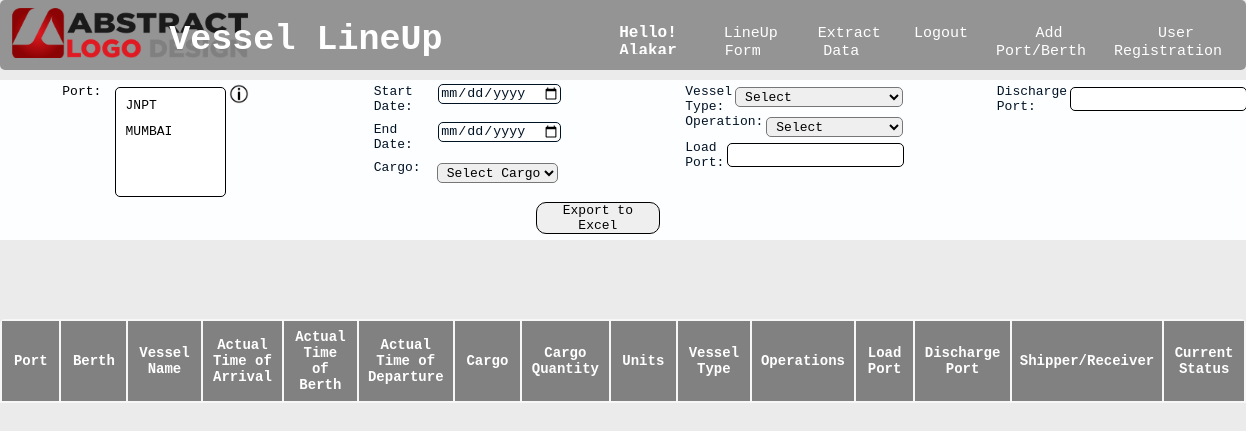
Page /ExtractData/ (signed in) on the earlier database version.
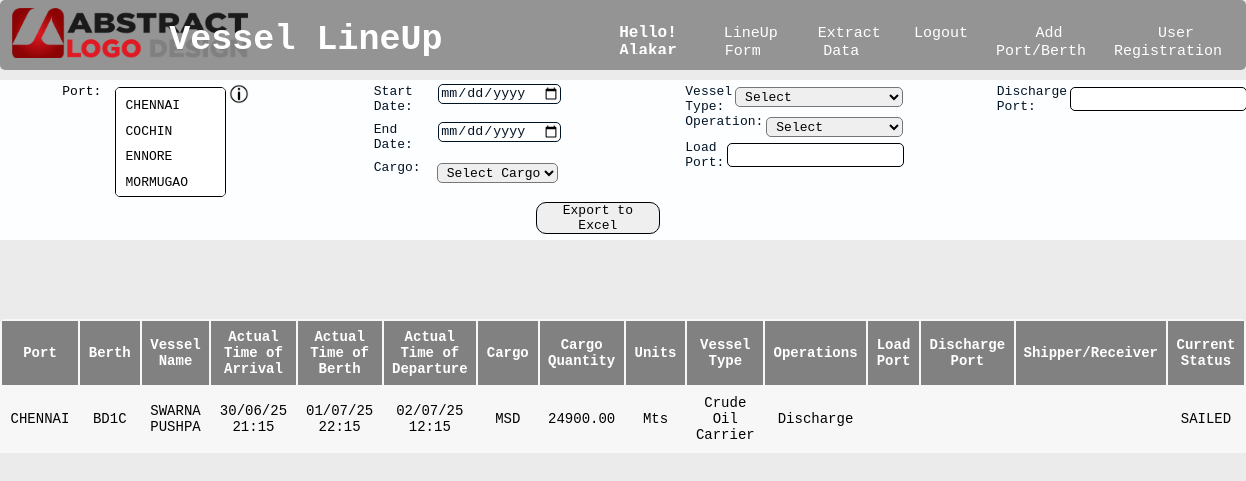
Same page on the later database version.
### App/models.py (models this page shows, shortened)
class CustomUser(AbstractUser):
    port = models.CharField(max_length=50, default="")
    country = models.CharField(max_length=50, default="")
    email = models.EmailField(unique=True, default="")
    CombinedField = models.CharField(max_length=90, default="")
    usertype = models.CharField(max_length=50, default="")

class SailedData(models.Model):
    LineUp_Date=models.CharField(max_length=20,default="")
    Port=models.CharField(max_length=20,default="")
    Berth=models.CharField(max_length=20,default="")
    IMO_No=models.CharField(max_length=20,default="")
    Slt=models.CharField(max_length=20,default="")
    Vessel=models.CharField(max_length=20,default="")
    LOA=models.DecimalField(max_digits=20,decimal_places=2)
    Beam=models.DecimalField(max_digits=20,decimal_places=2)
    Draft=models.DecimalField(max_digits=20,decimal_places=2)
    ETA_ATA_Date=models.DateField(null=True, blank=True)
    ETA_ATA_Time=models.TimeField(null=True, blank=True)
    ETB_ATB_Date=models.DateField(null=True, blank=True)
    ETB_ATB_Time=models.TimeField(null=True, blank=True)
    ETD_ATD_Date=models.DateField(null=True, blank=True)
    ETD_ATD_Time=models.TimeField(null=True, blank=True)
    Cargo1=models.CharField(max_length=20,default="")
    CargoQty1=models.DecimalField(max_digits=20,decimal_places=2)
    CargoUnits1=models.CharField(max_length=20,default="")
    Cargo2=models.CharField(max_length=20,default="")
    CargoQty2=models.DecimalField(max_digits=20,decimal_places=2)
    CargoUnits2=models.CharField(max_length=20,default="")
    Cargo3=models.CharField(max_length=20,default="")
    CargoQty3=models.DecimalField(max_digits=20,decimal_places=2)
    CargoUnits3=models.CharField(max_length=20,default="")
    VesselType=models.CharField(max_length=20,default="")
    Operations=models.CharField(max_length=20,default="")
    Shipper=models.CharField(max_length=20,default="")
    Receiver=models.CharField(max_length=20,default="")
    Principal=models.CharField(max_length=20,default="")
    Owner=models.CharField(max_length=20,default="")
    C_F=models.CharField(max_length=20,default="")
    LastPort=models.CharField(max_length=20,default="")
    NextPort=models.CharField(max_length=20,default="")
    LoadPort=models.CharField(max_length=20,default="")
    DischargePort=models.CharField(max_length=20,default="")
    ChartererAgent=models.CharField(max_length=20,default="")
    OwnersAgent=models.CharField(max_length=20,default="")
    CurrentStatus=models.CharField(max_length=20,default="")
    Remarks=models.CharField(max_length=200,default="")
    CreatedAt=models.DateTimeField(null=True, blank=True)
    UpdatedAt=models.DateTimeField(null=True, blank=True)

### App/views.py (the view)
@login_required
def ExtractData_pg(request):
    ports = Port_Berth_Form.objects.values_list('Port', flat=True).distinct().order_by('Port')
    cargos = SailedData.objects.values_list('Cargo1', flat=True).distinct().order_by('Cargo1')
    sailed_vessel = SailedData.objects.all().order_by('Port', '-ETD_ATD_Date')
    context = {
        'ports': ports,
        'cargos':cargos,
        'sailed_Vessel': sailed_vessel,
        'title':'Archived Sailed Vessels'
    }
    return render(request, 'Pages/extractData.html', context)

### App/templates/Pages/extractData.html (shortened to what this page needs)
{% extends 'Pages/base.html' %}
{% load static %}
{% block content %}
    <form method="get" onsubmit="return lineUpForm()">
        <div class="maincontainer2">
            <section class="container2">
                <div class="multiselect-container">
                    <label class="lable1" for="port">Port:</label>
                    <select id="port" class="fill" name="port" multiple required>
                        {% for port in ports %}
                            <option value="{{ port }}">{{ port }}</option>
                        {% endfor %}
                    </select>
                    <img class="info" src="{% static 'assets/Images/info icon.png' %}" alt="">
                </div>
            </section>
            <section class="container2">
                <div class="container1-2">
                    <label class="etadatel" for="startDate"> Start Date:</label>
                    <input class="etadatei1" type="date" name="startDate" id="startDate" >
                </div>
                <div class="container1-2">
                    <label class="etadatel" for="endDate"> End Date:</label>
                    <input class="etadatei1" type="date" name="endDatei" id="endDatei" >
                </div>
                <div class="flex2_div">
                    <label class="lable1" for="cargo">Cargo:</label>
                    <select id="cargo" name="cargo">
                        <option value="">Select Cargo</option>
                    </select>
                </div>
            </section>
            <section class="container2">
                <div class="flex2_div">
                    <label class="lable1" for="vesseltype">Vessel Type:</label>
                    <select name="vesseltype" id="vesseltype">
                        <option value="">Select</option>
                    </select>
                </div>
                <div class="flex2_div">
                    <label class="lable1" for="operation">Operation:</label>
                    <select name="operation" id="operation" >
                        <option value="">Select</option>
                    </select>
                </div>
                <div class="flex2_div">
                    <label class="lable1" for="loadport">Load Port:</label>
                    <input id="loadport" class="fill" name="loadport" >
                </div>
            </section>
            <section class="container2">
                <div class="flex2_div">
                    <label class="lable1" for="dischargeport">Discharge Port:</label>
                    <input id="dischargeport" class="fill" name="dischargeport" >
                </div>
            </section>
            <section class="container2">
                <button class="extbtn" id="exportBtn">Export to Excel</button>
            </section>
            <Section class="TableArea1">
                <table id="sailedList" class="TVP">
                    <thead class="tableheader">
                        <tr>
                            <th class="Thead">Port</th>
                            <th class="Thead">Berth</th>
                            <th class="Thead">Vessel Name</th>
                            <th class="Thead">Actual Time of Arrival</th>
                            <th class="Thead">Actual Time of Berth</th>
                            <th class="Thead">Actual Time of Departure</th>
                            <th class="Thead">Cargo</th>
                            <th class="Thead">Cargo Quantity</th>
                            <th class="Thead">Units</th>
                            <th class="Thead">Vessel Type</th>
                            <th class="Thead">Operations</th>
                            <th class="Thead">Load Port</th>
                            <th class="Thead">Discharge Port</th>
                            <th class="Thead">Shipper/Receiver</th>
                            <th class="Thead">Current Status</th>
                        </tr>
                    </thead>
                    <tbody>
                        {% for vessel in sailed_Vessel %}
                            <tr>
                                <td>{{vessel.Port }}</td>
                                <td>{{vessel.Berth}}</td>
                                <td>{{vessel.Vessel}}</td>
                                <td>{{vessel.ETA_ATA_Date|date:"d/m/y" }} {{ vessel.ETA_ATA_Time|time:"H:i" }}</td>
                                <td>{{vessel.ETB_ATB_Date|date:"d/m/y" }} {{ vessel.ETB_ATB_Time|time:"H:i" }}</td>
                                <td>{{vessel.ETD_ATD_Date|date:"d/m/y" }} {{ vessel.ETD_ATD_Time|time:"H:i" }}</td>
                                <td>{{vessel.Cargo1}}</td>
                                <td>{{vessel.CargoQty1}}</td>
                                <td>{{vessel.CargoUnits1}}</td>
                                <td>{{vessel.VesselType}}</td>
                                <td>{{vessel.Operations}}</td>
                                <td>{{vessel.LoadPost}}</td>
                                <td>{{vessel.dischargePort}}</td>
                                <td>
                                </td>
                                <td>{{vessel.CurrentStatus}}</td>
                            </tr>
                        {% endfor %}
                    </tbody>
                </table>
            </Section>
        </div>
    </form>
{% endblock %}

### App/templates/Pages/base.html (shortened to what this page needs)
{% load static %}
<!DOCTYPE html>
<html lang="en">
<head>
    {% load static %}
    <link rel="stylesheet" href="{% static 'css/Pages.css' %}">
</head>
<body>
    <header>
        <div class="logo">
            <img src="{% static 'assets/Images/Logo.png' %}" alt="">
        </div>
        <div class="title">
            <h1>Vessel LineUp</h1>
        </div>
        <div class="menu">
                {% if request.session.usertype == 'Admin' %}
                <p class="ur_name">Hello! {{ request.session.first_name }}</p>
                <p><a href="{%url 'lineupform'%}" class="nav">LineUp Form</a></p>
                <p><a href="{%url 'extractdata'%}" class="nav">Extract Data</a></p>
                <p><a href="{%url 'signin'%}" class="nav">Logout</a></p>
                <p><a href="{%url 'addportberth'%}" class="nav">Add Port/Berth</a></p>
                <p><a href="{%url 'signup'%}" class="nav">User Registration</a></p>
                {% elif request.session.usertype == 'Superuser' %}
                <p class="ur_name">Hello! {{ request.session.first_name }}</p>
                <p><a href="{%url 'lineupform'%}" class="nav">LineUp Form</a></p>
                <p><a href="{%url 'extractdata'%}" class="nav">Extract Data</a></p>
                <p><a href="{%url 'signin'%}" class="nav">Logout</a></p>
                {% elif request.session.usertype == 'User' %}
                <p class="ur_name">Hello! {{ request.session.first_name }}</p>
                <p><a href="{%url 'lineupform'%}" class="nav">LineUp Form</a></p>
                <p><a href="{%url 'signin'%}" class="nav">Logout</a></p>
                {% endif %}
            </div>
    </header>
    <main>
        {% block content %}
        {% endblock %}
    </main>
</body>
</html>

### App/static/css/Pages.css (style rules this page uses)
body { margin: 0px; padding: 0px; background: rgb(235, 235, 235); display: flex; flex-direction: column; flex-wrap: wrap; }
.logo img { margin-top: 1vh; margin-left: 1vw; height: 50px; align-items: start; }
header { display: flex; justify-content: space-between; background-color: #949494; height: 70px; width: 100%; color: white; font-family: Arial, Helvetica, sans-serif; border-radius: 5px; position: fixed; }
.title { display: flex; justify-content: space-around; margin-left: -20vw; }
.title h1 { display: flex; margin-top: 20px; font-family: monospace; font-size: 35px; }
.menu { display: flex; justify-content: right ; width: 50%; margin-top: 1vh; margin-right: 2vh; gap: 20px; font-family: monospace; font-size: 16px; }
.ur_name { overflow: hidden; border-radius: 5px; text-decoration: none; color: white; font-size: 16px; font-weight: bold; }
.nav { position: relative; overflow: hidden; padding: 1vh; border-radius: 5px; text-decoration: none; color: white; font-size: 15px; }
form { margin-top: 80px; }
.flex2_div { display: flex; width: 100%; color: #001325; }
.lable1 { width: 8vw; border-radius: 5px; font-family: monospace; font-size: 13px; }
.fill { width: 28vh; height: 20px; border-radius: 5px; border: 1px solid; padding-left: 5px; margin: 3px; font-family: monospace; font-size: 13px; }
.container1-2 { display: flex; margin-bottom: 1vh; }
.etadatel, .etbdatel, .etcdatel { width: 14vh; color: #001325; font-family: monospace; font-size: 13px; }
select { border-radius: 5px; width: 14vw; padding-left: 5px; margin: 3px; height: 2.5vh; font-family: monospace; font-size: 13px; }
.TVP { background-color: #f7f7f7; overflow-x: auto; }
.TVP th { background-color: #818181; text-align: center; padding: 8px; }
.TVP th, .TVP td { text-align: center; padding: 8px; font-family: monospace; font-size: 14px; }
.Thead { width: 8vw; font-size: 14px; color: white; }
table.TVP thead { position: sticky; top: 0; background-color: #fdfdfd; z-index: 1; }
.maincontainer2 { display: flex; flex-wrap: wrap; justify-content: space-around; background-color: #fdfeff; height: 20vh; width: 100%; }
.container2 { flex-wrap: wrap; margin: 4px; margin-left: 40px; margin-right: 40px; height: 13vh; width: 15vw; border-radius: 5px; }
select[multiple] { height: 110px; min-height: 38px; padding: 5px 0; }
select[multiple] option { padding: 5px 10px; }
.multiselect-container { position: relative; display: flex; }
.info { height: 20px; }
.etadatei1 { margin-left: 0px; border-radius: 5px; border: 1px solid; width: 11.5vw; height: 2.2vh; color: #001325; }
.extbtn { display: flex; flex-direction: column; justify-content: center; align-items: center; height: 40px; width: 200px; margin-left: 40px; margin: 2px; }
.TableArea1 { height: 75vh; width: 100%; margin-top: 15px; border-radius: 5px; overflow-x: auto; overflow-y: auto; }
p { text-align: center; top: 50%; }
.extbtn, .Submitb { align-items: center; justify-content: center; height: 4vh; margin: 6px; border-radius: 10px; border: 1px solid; width: 10vw; font-family: monospace; font-size: 13px; }

Differences in the rows shown:
added SailedData: Port "CHENNAI", Berth "BD1C", Vessel "SWARNA PUSHPA", ETA_ATA_Date "30/06/25", ETA_ATA_Time "21:15", ETB_ATB_Date "01/07/25", ETB_ATB_Time "22:15", ETD_ATD_Date "02/07/25", ETD_ATD_Time "12:15", Cargo1 "MSD", CargoQty1 "24900.00", CargoUnits1 "Mts", VesselType "Crude Oil Carrier", Operations "Discharge", CurrentStatus "SAILED"
Other differences:
form field port: "JNPT / MUMBAI" → "CHENNAI / COCHIN / ENNORE / MORMUGAO"
